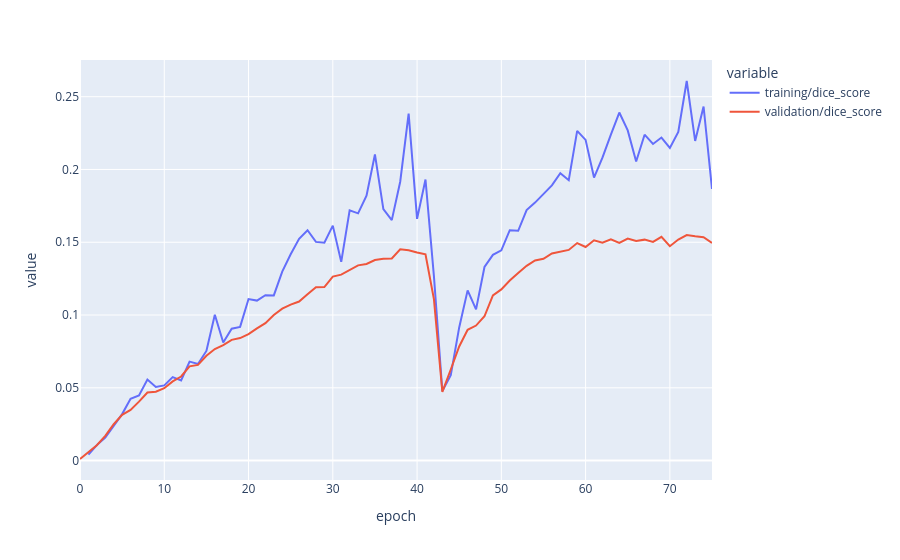

Here is the notebook cell this chart was saved with:
### Code cell
px.line(
    df,
    "epoch",
    ["training/dice_score", "validation/dice_score"],
)
